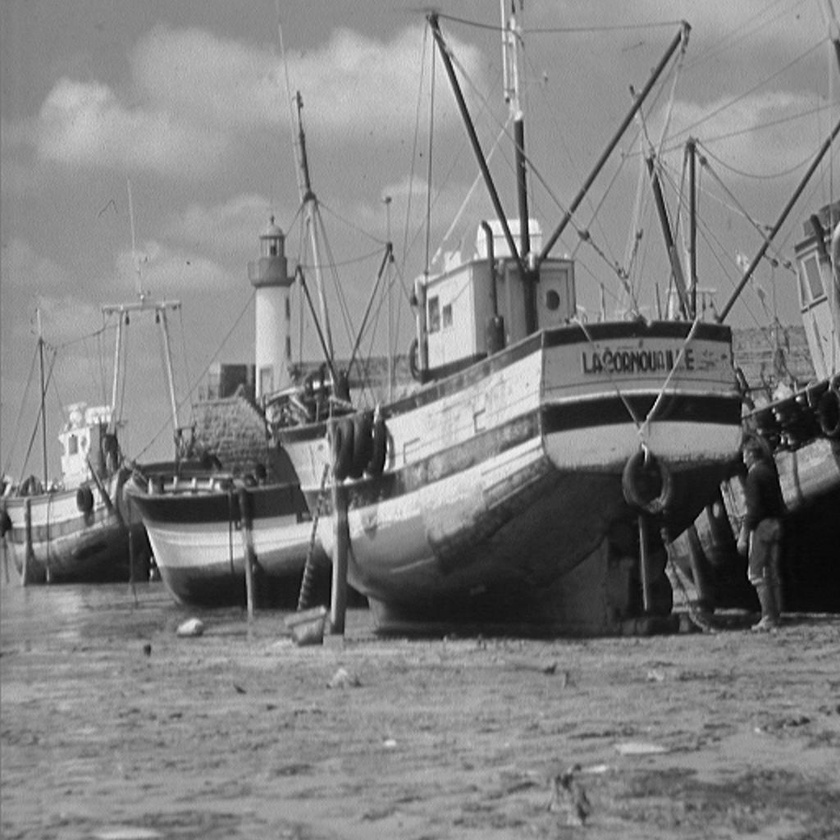
#> input picture boat.jpg, 840 x 840 px, shrunk from 1024 x 1024 before the run
$ python 13.1.py
#> lines starting #> are read from the running program, lines starting #| are printed output that depends on the picture
import cv2
import numpy as np
import matplotlib.pyplot as plt

o = cv2.imread('../boat.jpg')
#> o is the input picture: shape (840, 840, 3); min 0, max 255, mean 129.7
cv2.imshow("original", o)

plt.hist(o.ravel(), 256)
plt.show()
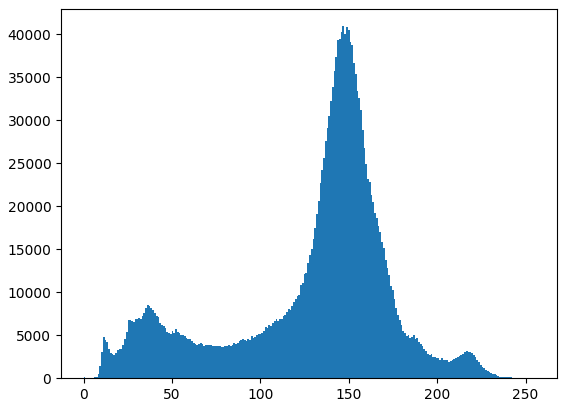
#> figure drawn by matplotlib, 1 panel; tallest bar 40944 high, from x = 146.4 to 147.4

cv2.waitKey(0)
cv2.destroyAllWindows()
